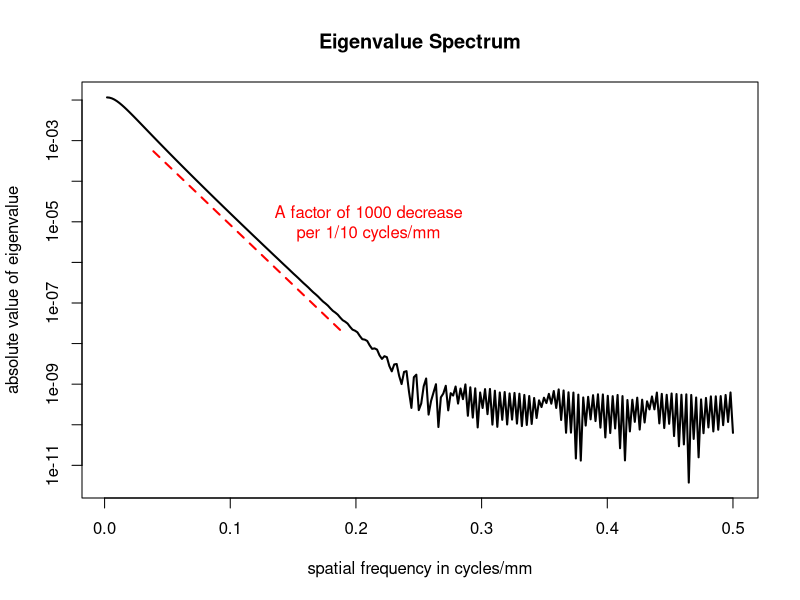
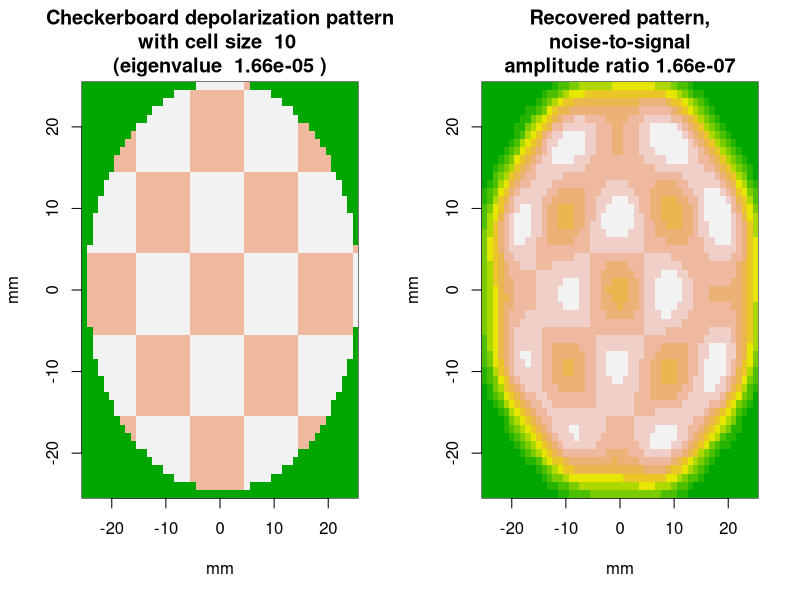
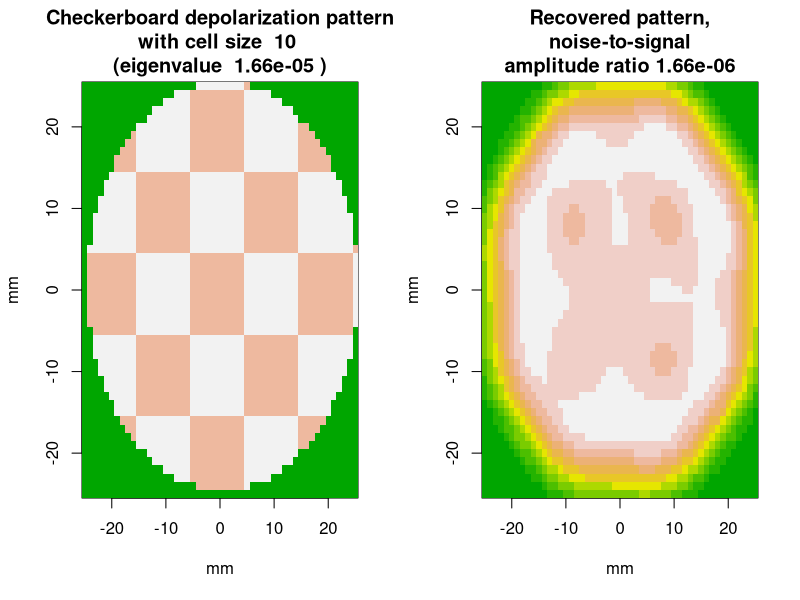
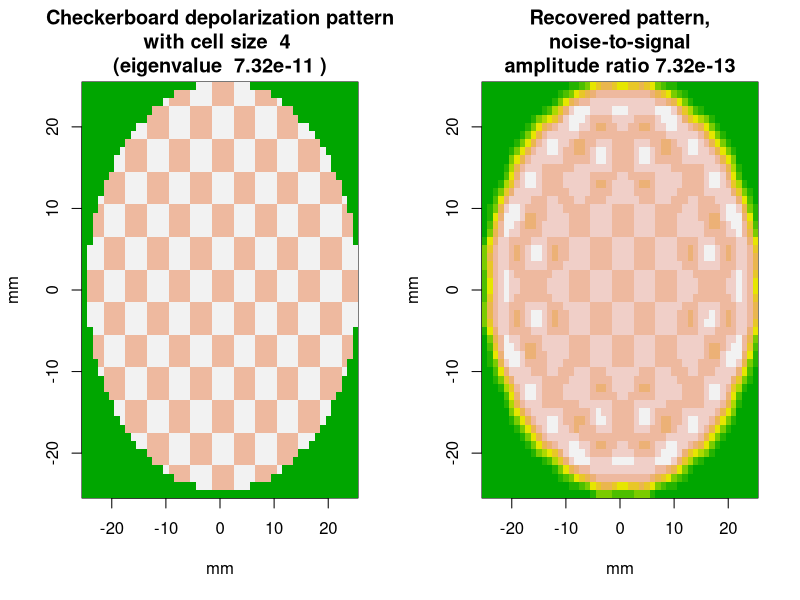
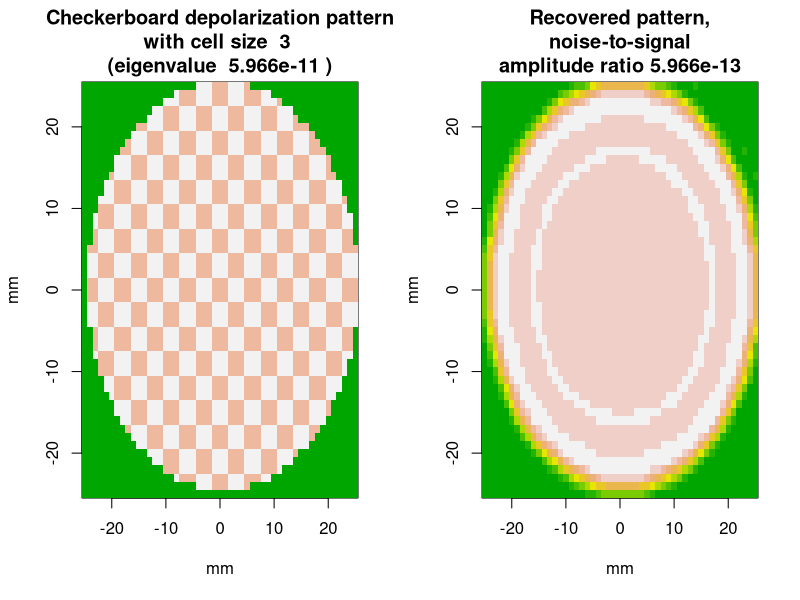

Recreate these plots in R, in order.
## ---- chunk 1
# Estimates fraction of photons which will reach the scalp at a point r mm distant
# from the point directly over their origin, assuming their origin is b mm beneath
# the scalp.
f_b <- function(r, b) {
  r1 <- sqrt(r^2+b^2)
  b*.92^r1/(4*pi*r1^1.5)
  }

# Derives the cerebral cortex to scalp transfer function as a 512x512 fft.
make_fwd_xfer_fct <- function(){
  filter <- matrix(0,512,512)
  for(i in 0:128){
    for(j in 0:128){
      r <- sqrt(i^2 + j^2)
      if(r <= 128){
        temp <- f_b(r, 10)
        filter[256-i, 256-j] <- temp
        filter[256+i, 256-j] <- temp
        filter[256-i, 256+j] <- temp
        filter[256+i, 256+j] <- temp
        }
      }
    }
  return(fft(filter)/512)
}

fwd_xfer_fct <- make_fwd_xfer_fct()

# Computes relative magnitude of eigenvalue corresponding to given resolution
eigenv <- function(resolution){
  return(Mod(fwd_xfer_fct[1, floor(512/resolution)]))
}

# Moves the origin from the corners of a 2D array to its center
center_image <- function(img){
  d <- dim(as.matrix(img))
  ctr <- d/2
  # swap blocks on main diagonal
  temp <- img[(1+ctr[1]):d[1], (1+ctr[2]):d[2]]
  img[(1+ctr[1]):d[1], (1+ctr[2]):d[2]] <- img[1:ctr[1], 1:ctr[2]]
  img[1:ctr[1], 1:ctr[2]] <- temp
  # swap blocks on off-diagonal
  temp <- img[1:ctr[1], (1+ctr[2]):d[2]]
  img[1:ctr[1], (1+ctr[2]):d[2]] <- img[(1+ctr[1]):d[1], 1:ctr[2]]
  img[(1+ctr[1]):d[1], 1:ctr[2]] <- temp
  return(img)
}

# Creates a checkerboard pattern with given cell size (in mm.)
# Polarized regions have relative emission rates of 1.32,
# depolarized regions relative rates of 1, and remaining
# areas have rates of 0.
checkerboard <- function(diameter, cell_size){
  radius <- diameter/2
  board <- matrix(0, 512, 512)
  for(i in 1:diameter){
    for(j in 1:diameter){
      if(sqrt((i-25.5)^2 + (j-25.5)^2) <= radius){
        polarized <- (floor(i/cell_size) + floor(j/cell_size))%%2
        if (polarized){
          board[i-25+256,j-25+256] <- 1.32
          } else {
            board[i-25+256,j-25+256] <- 1.0
            }
        }
      }
    }
  return(board)
  }

# Creates expected value of fft of an emitting region of given diameter,
# assuming adjacent cells are independently polarized or depolarized.
checkerboard_mean <- function(diameter){
  radius <- diameter/2
  board <- matrix(0, 512, 512)
  for(i in 1:radius){
    for(j in 1:radius){
      if(sqrt((i-25.5)^2 + (j-25.5)^2) <= radius){
        board[i,j] <- 1.16
        }
      }
    }
  return(fft(board)/512)
}

# Computes the power spectrum (i.e., variance) of the deviation of
# an emitting region from its mean, assuming adjacent emitting cells 
# are independently polarized or depolarized.
# By the independence assumption, the power spectrum is a constant.
checkerboard_power <- function(diameter){
  pwr <- 0
  radius <- diameter/2
  for(i in 1:radius){
    for(j in 1:radius){
      if(sqrt((i-25.5)^2 + (j-25.5)^2) <= radius){
        pwr <- pwr + .16^2
        }
      }
    }
  return(pwr/512/512)
}

# Give the scalp image of a checkerboard of given diameter, and a noise_to_signal
# (amplitude) ratio, reconstruct the checkerboard by linear regression, which
# is optimal under independence assumptions.
recover_checkerboard <- function(board, diameter, noise_to_signal){
  cb_power <- checkerboard_power(diameter)
  # form fft of scalp pattern
  scalp_fft <- fwd_xfer_fct*fft(board)/512
  noise_power <- noise_to_signal*mean(Mod(scalp_fft)^2)
  scalp_fft <- scalp_fft + matrix(rnorm(512*512, 0, sqrt(noise_power)), 512, 512)
  # form denominator of optimal inverse filter
  dinv <- fwd_xfer_fct + noise_power/cb_power/Conj(fwd_xfer_fct)
  # use it to estimate fft of original pattern
  cc_fft <- scalp_fft/dinv + (1 - fwd_xfer_fct/dinv)*checkerboard_mean(diameter)
  rm(dinv, scalp_fft)
  # take the inverse transform
  return(Mod(fft(cc_fft, inverse=TRUE)/512))
}

display_centered_image <- function(img, diameter=50, main=""){
  ctr<- dim(img)/2
  radius <- diameter/2
  rws <- seq(ctr[1]-radius, ctr[1]+radius)
  cls <- seq(ctr[2]-radius, ctr[2]+radius)
  image(rws-ctr[1], cls-ctr[1], img[rws, cls], col=terrain.colors(12), main=main, xlab="mm", ylab="mm")
}

check <- function(img, diameter=100){
  display_centered_image(Mod(center_image(img)), diameter)
}

## ---- chunk 2
freqs <- (1:256)/512
plot(freqs, Mod(fwd_xfer_fct[512, 1:256]), type='l', lwd=2, log='y', xlab="spatial frequency in cycles/mm", ylab="absolute value of eigenvalue", main="Eigenvalue Spectrum")
linear_region <- (floor(.05*512)):(floor(.2*512))
evs <- log(abs(fwd_xfer_fct[512, linear_region]))
frqs <- freqs[linear_region]
fit <- lm(evs ~ frqs)
lines(frqs-.01, exp(fit$fitted.values), lwd=2, lty=2, col="red")
factor_of_10 <- log(10)/coef(fit)[2]
text(.21, 1e-05, "A factor of 1000 decrease\nper 1/10 cycles/mm", col="red")
## ---- chunk 3
plot_recovery <- function(diameter, cell_size, resolution=cell_size, noise_to_signal=eigenv(resolution)/100){
  par(mfrow=c(1,2))
  board <- checkerboard(diameter, cell_size)
  recovery <- recover_checkerboard(board, diameter, noise_to_signal)
  display_centered_image(board, diameter=diameter, main= paste("Checkerboard depolarization pattern\nwith cell size ", cell_size, "\n(eigenvalue ", signif(eigenv(resolution), 4),")"))
  display_centered_image(recovery, diameter=diameter, main=paste("Recovered pattern,\nnoise-to-signal\namplitude ratio", signif(noise_to_signal, 4)))
  par(mfrow=c(1,1))
}
## ---- chunk 4
plot_recovery(50, 10)
## ---- chunk 5
plot_recovery(50, 10, noise_to_signal=eigenv(10)/10)
## ---- chunk 6
plot_recovery(50, 4)
## ---- chunk 7
plot_recovery(50, 3)
